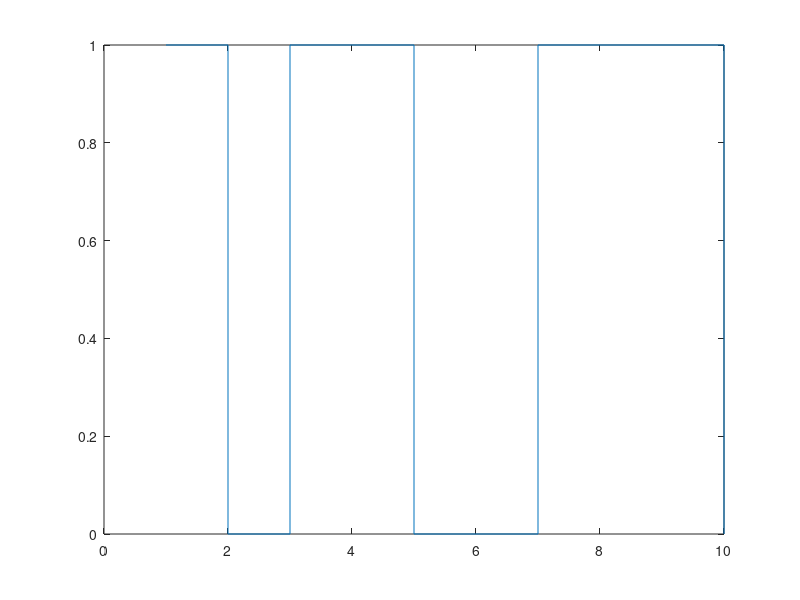

MATLAB code to generate this figure:
v = randi([0 1], 1 , 10); %functie care genereaza un vector aleatoriu cu 
                          %valorile din vectorul [0 1], de dimensiune 1 si
                          %10
stairs(v);                                         